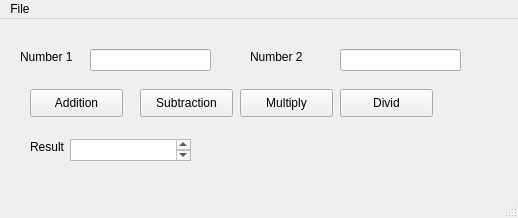
<?xml version="1.0" encoding="UTF-8"?>
<ui version="4.0">
 <class>MainWindow</class>
 <widget class="QMainWindow" name="MainWindow">
  <property name="geometry">
   <rect>
    <x>0</x>
    <y>0</y>
    <width>518</width>
    <height>218</height>
   </rect>
  </property>
  <property name="windowTitle">
   <string>MainWindow</string>
  </property>
  <property name="styleSheet">
   <string notr="true">/*
 * The MIT License (MIT)
 *
 * Copyright (c) &lt;2013-2014&gt; &lt;Colin Duquesnoy&gt;
 *
 * Permission is hereby granted, free of charge, to any person obtaining a copy
 * of this software and associated documentation files (the &quot;Software&quot;), to deal
 * in the Software without restriction, including without limitation the rights
 * to use, copy, modify, merge, publish, distribute, sublicense, and/or sell
 * copies of the Software, and to permit persons to whom the Software is
 * furnished to do so, subject to the following conditions:

 * The above copyright notice and this permission notice shall be included in
 * all copies or substantial portions of the Software.

 * THE SOFTWARE IS PROVIDED &quot;AS IS&quot;, WITHOUT WARRANTY OF ANY KIND, EXPRESS OR
 * IMPLIED, INCLUDING BUT NOT LIMITED TO THE WARRANTIES OF MERCHANTABILITY,
 * FITNESS FOR A PARTICULAR PURPOSE AND NONINFRINGEMENT. IN NO EVENT SHALL THE
 * AUTHORS OR COPYRIGHT HOLDERS BE LIABLE FOR ANY CLAIM, DAMAGES OR OTHER
 * LIABILITY, WHETHER IN AN ACTION OF CONTRACT, TORT OR OTHERWISE, ARISING FROM,
 * OUT OF OR IN CONNECTION WITH THE SOFTWARE OR THE USE OR OTHER DEALINGS IN
 * THE SOFTWARE.
 */

QProgressBar:horizontal {
    border: 1px solid #3A3939;
    text-align: center;
    padding: 1px;
    background: #201F1F;
}
QProgressBar::chunk:horizontal {
    background-color: qlineargradient(spread:reflect, x1:1, y1:0.545, x2:1, y2:0, stop:0 rgba(28, 66, 111, 255), stop:1 rgba(37, 87, 146, 255));
}

QToolTip
{
    border: 1px solid #3A3939;
    background-color: rgb(90, 102, 117);;
    color: white;
    padding: 1px;
    opacity: 200;
}

QWidget
{
    color: silver;
    background-color: #302F2F;
    selection-background-color:#3d8ec9;
    selection-color: black;
    background-clip: border;
    border-image: none;
    outline: 0;
}

QWidget:item:hover
{
    background-color: #78879b;
    color: black;
}

QWidget:item:selected
{
    background-color: #3d8ec9;
}

QCheckBox
{
    spacing: 5px;
    outline: none;
    color: #bbb;
    margin-bottom: 2px;
}

QCheckBox:disabled
{
    color: #777777;
}
QCheckBox::indicator,
QGroupBox::indicator
{
    width: 18px;
    height: 18px;
}
QGroupBox::indicator
{
    margin-left: 2px;
}

QCheckBox::indicator:unchecked,
QCheckBox::indicator:unchecked:hover,
QGroupBox::indicator:unchecked,
QGroupBox::indicator:unchecked:hover
{
    image: url(:/dark_blue/img/checkbox_unchecked.png);
}

QCheckBox::indicator:unchecked:focus,
QCheckBox::indicator:unchecked:pressed,
QGroupBox::indicator:unchecked:focus,
QGroupBox::indicator:unchecked:pressed
{
  border: none;
    image: url(:/dark_blue/img/checkbox_unchecked_focus.png);
}

QCheckBox::indicator:checked,
QCheckBox::indicator:checked:hover,
QGroupBox::indicator:checked,
QGroupBox::indicator:checked:hover
{
    image: url(:/dark_blue/img/checkbox_checked.png);
}

QCheckBox::indicator:checked:focus,
QCheckBox::indicator:checked:pressed,
QGroupBox::indicator:checked:focus,
QGroupBox::indicator:checked:pressed
{
  border: none;
    image: url(:/dark_blue/img/checkbox_checked_focus.png);
}

QCheckBox::indicator:indeterminate,
QCheckBox::indicator:indeterminate:hover,
QCheckBox::indicator:indeterminate:pressed
QGroupBox::indicator:indeterminate,
QGroupBox::indicator:indeterminate:hover,
QGroupBox::indicator:indeterminate:pressed
{
    image: url(:/dark_blue/img/checkbox_indeterminate.png);
}

QCheckBox::indicator:indeterminate:focus,
QGroupBox::indicator:indeterminate:focus
{
    image: url(:/dark_blue/img/checkbox_indeterminate_focus.png);
}

QCheckBox::indicator:checked:disabled,
QGroupBox::indicator:checked:disabled
{
    image: url(:/dark_blue/img/checkbox_checked_disabled.png);
}

QCheckBox::indicator:unchecked:disabled,
QGroupBox::indicator:unchecked:disabled
{
    image: url(:/dark_blue/img/checkbox_unchecked_disabled.png);
}

QRadioButton
{
    spacing: 5px;
    outline: none;
    color: #bbb;
    margin-bottom: 2px;
}

QRadioButton:disabled
{
    color: #777777;
}
QRadioButton::indicator
{
    width: 21px;
    height: 21px;
}

QRadioButton::indicator:unchecked,
QRadioButton::indicator:unchecked:hover
{
    image: url(:/dark_blue/img/radio_unchecked.png);
}

QRadioButton::indicator:unchecked:focus,
QRadioButton::indicator:unchecked:pressed
{
  border: none;
  outline: none;
    image: url(:/dark_blue/img/radio_unchecked_focus.png);
}

QRadioButton::indicator:checked,
QRadioButton::indicator:checked:hover
{
  border: none;
  outline: none;
    image: url(:/dark_blue/img/radio_checked.png);
}

QRadioButton::indicator:checked:focus,
QRadioButton::indicato::menu-arrowr:checked:pressed
{
  border: none;
  outline: none;
    image: url(:/dark_blue/img/radio_checked_focus.png);
}

QRadioButton::indicator:indeterminate,
QRadioButton::indicator:indeterminate:hover,
QRadioButton::indicator:indeterminate:pressed
{
        image: url(:/dark_blue/img/radio_indeterminate.png);
}

QRadioButton::indicator:checked:disabled
{
  outline: none;
  image: url(:/dark_blue/img/radio_checked_disabled.png);
}

QRadioButton::indicator:unchecked:disabled
{
    image: url(:/dark_blue/img/radio_unchecked_disabled.png);
}


QMenuBar
{
    background-color: #302F2F;
    color: silver;
}

QMenuBar::item
{
    background: transparent;
}

QMenuBar::item:selected
{
    background: transparent;
    border: 1px solid #3A3939;
}

QMenuBar::item:pressed
{
    border: 1px solid #3A3939;
    background-color: #3d8ec9;
    color: black;
    margin-bottom:-1px;
    padding-bottom:1px;
}

QMenu
{
    border: 1px solid #3A3939;
    color: silver;
    margin: 1px;
}

QMenu::icon
{
    margin: 1px;
}

QMenu::item
{
    padding: 2px 2px 2px 25px;
    margin-left: 5px;
    border: 1px solid transparent; /* reserve space for selection border */
}

QMenu::item:selected
{
    color: black;
}

QMenu::separator {
    height: 2px;
    background: lightblue;
    margin-left: 10px;
    margin-right: 5px;
}

QMenu::indicator {
    width: 16px;
    height: 16px;
}

/* non-exclusive indicator = check box style indicator
   (see QActionGroup::setExclusive) */
QMenu::indicator:non-exclusive:unchecked {
    image: url(:/dark_blue/img/checkbox_unchecked.png);
}

QMenu::indicator:non-exclusive:unchecked:selected {
    image: url(:/dark_blue/img/checkbox_unchecked_disabled.png);
}

QMenu::indicator:non-exclusive:checked {
    image: url(:/dark_blue/img/checkbox_checked.png);
}

QMenu::indicator:non-exclusive:checked:selected {
    image: url(:/dark_blue/img/checkbox_checked_disabled.png);
}

/* exclusive indicator = radio button style indicator (see QActionGroup::setExclusive) */
QMenu::indicator:exclusive:unchecked {
    image: url(:/dark_blue/img/radio_unchecked.png);
}

QMenu::indicator:exclusive:unchecked:selected {
    image: url(:/dark_blue/img/radio_unchecked_disabled.png);
}

QMenu::indicator:exclusive:checked {
    image: url(:/dark_blue/img/radio_checked.png);
}

QMenu::indicator:exclusive:checked:selected {
    image: url(:/dark_blue/img/radio_checked_disabled.png);
}

QMenu::right-arrow {
    margin: 5px;
    image: url(:/dark_blue/img/right_arrow.png)
}


QWidget:disabled
{
    color: #808080;
    background-color: #302F2F;
}

QAbstractItemView
{
    alternate-background-color: #3A3939;
    color: silver;
    border: 1px solid 3A3939;
    border-radius: 2px;
    padding: 1px;
}

QWidget:focus, QMenuBar:focus
{
    border: 1px solid #78879b;
}

QTabWidget:focus, QCheckBox:focus, QRadioButton:focus, QSlider:focus
{
    border: none;
}

QLineEdit
{
    background-color: #201F1F;
    padding: 2px;
    border-style: solid;
    border: 1px solid #3A3939;
    border-radius: 2px;
    color: silver;
}

QGroupBox {
    border:1px solid #3A3939;
    border-radius: 2px;
    margin-top: 20px;
    background-color: #302F2F;
    color: silver;
}

QGroupBox::title {
    subcontrol-origin: margin;
    subcontrol-position: top center;
    padding-left: 10px;
    padding-right: 10px;
    padding-top: 10px;
}

QAbstractScrollArea
{
    border-radius: 2px;
    border: 1px solid #3A3939;
    background-color: transparent;
}

QScrollBar:horizontal
{
    height: 15px;
    margin: 3px 15px 3px 15px;
    border: 1px transparent #2A2929;
    border-radius: 4px;
    background-color: #2A2929;
}

QScrollBar::handle:horizontal
{
    background-color: #605F5F;
    min-width: 5px;
    border-radius: 4px;
}

QScrollBar::add-line:horizontal
{
    margin: 0px 3px 0px 3px;
    border-image: url(:/dark_blue/img/right_arrow_disabled.png);
    width: 10px;
    height: 10px;
    subcontrol-position: right;
    subcontrol-origin: margin;
}

QScrollBar::sub-line:horizontal
{
    margin: 0px 3px 0px 3px;
    border-image: url(:/dark_blue/img/left_arrow_disabled.png);
    height: 10px;
    width: 10px;
    subcontrol-position: left;
    subcontrol-origin: margin;
}

QScrollBar::add-line:horizontal:hover,QScrollBar::add-line:horizontal:on
{
    border-image: url(:/dark_blue/img/right_arrow.png);
    height: 10px;
    width: 10px;
    subcontrol-position: right;
    subcontrol-origin: margin;
}


QScrollBar::sub-line:horizontal:hover, QScrollBar::sub-line:horizontal:on
{
    border-image: url(:/dark_blue/img/left_arrow.png);
    height: 10px;
    width: 10px;
    subcontrol-position: left;
    subcontrol-origin: margin;
}

QScrollBar::up-arrow:horizontal, QScrollBar::down-arrow:horizontal
{
    background: none;
}


QScrollBar::add-page:horizontal, QScrollBar::sub-page:horizontal
{
    background: none;
}

QScrollBar:vertical
{
    background-color: #2A2929;
    width: 15px;
    margin: 15px 3px 15px 3px;
    border: 1px transparent #2A2929;
    border-radius: 4px;
}

QScrollBar::handle:vertical
{
    background-color: #605F5F;
    min-height: 5px;
    border-radius: 4px;
}

QScrollBar::sub-line:vertical
{
    margin: 3px 0px 3px 0px;
    border-image: url(:/dark_blue/img/up_arrow_disabled.png);
    height: 10px;
    width: 10px;
    subcontrol-position: top;
    subcontrol-origin: margin;
}

QScrollBar::add-line:vertical
{
    margin: 3px 0px 3px 0px;
    border-image: url(:/dark_blue/img/down_arrow_disabled.png);
    height: 10px;
    width: 10px;
    subcontrol-position: bottom;
    subcontrol-origin: margin;
}

QScrollBar::sub-line:vertical:hover,QScrollBar::sub-line:vertical:on
{

    border-image: url(:/dark_blue/img/up_arrow.png);
    height: 10px;
    width: 10px;
    subcontrol-position: top;
    subcontrol-origin: margin;
}


QScrollBar::add-line:vertical:hover, QScrollBar::add-line:vertical:on
{
    border-image: url(:/dark_blue/img/down_arrow.png);
    height: 10px;
    width: 10px;
    subcontrol-position: bottom;
    subcontrol-origin: margin;
}

QScrollBar::up-arrow:vertical, QScrollBar::down-arrow:vertical
{
    background: none;
}


QScrollBar::add-page:vertical, QScrollBar::sub-page:vertical
{
    background: none;
}

QTextEdit
{
    background-color: #201F1F;
    color: silver;
    border: 1px solid #3A3939;
}

QPlainTextEdit
{
    background-color: #201F1F;;
    color: silver;
    border-radius: 2px;
    border: 1px solid #3A3939;
}

QHeaderView::section
{
    background-color: #3A3939;
    color: silver;
    padding-left: 4px;
    border: 1px solid #6c6c6c;
}

QSizeGrip {
    image: url(:/dark_blue/img/sizegrip.png);
    width: 12px;
    height: 12px;
}

QMainWindow
{
    background-color: #302F2F;

}

QMainWindow::separator
{
    background-color: #302F2F;
    color: white;
    padding-left: 4px;
    spacing: 2px;
    border: 1px dashed #3A3939;
}

QMainWindow::separator:hover
{

    background-color: #787876;
    color: white;
    padding-left: 4px;
    border: 1px solid #3A3939;
    spacing: 2px;
}


QMenu::separator
{
    height: 1px;
    background-color: #3A3939;
    color: white;
    padding-left: 4px;
    margin-left: 10px;
    margin-right: 5px;
}


QFrame
{
    border-radius: 2px;
    border: 1px solid #444;
}

QFrame[frameShape=&quot;0&quot;]
{
    border-radius: 2px;
    border: 1px transparent #444;
}

QStackedWidget
{
    background-color: #302F2F;
    border: 1px transparent black;
}

QToolBar {
    border: 1px transparent #393838;
    background: 1px solid #302F2F;
    font-weight: bold;
}

QToolBar::handle:horizontal {
    image: url(:/dark_blue/img/Hmovetoolbar.png);
}
QToolBar::handle:vertical {
    image: url(:/dark_blue/img/Vmovetoolbar.png);
}
QToolBar::separator:horizontal {
    image: url(:/dark_blue/img/Hsepartoolbar.png);
}
QToolBar::separator:vertical {
    image: url(:/dark_blue/img/Vsepartoolbars.png);
}

QPushButton
{
    color: silver;
    background-color: #302F2F;
    border-width: 2px;
    border-color: #4A4949;
    border-style: solid;
    padding-top: 2px;
    padding-bottom: 2px;
    padding-left: 10px;
    padding-right: 10px;
    border-radius: 4px;
    /* outline: none; */
    /* min-width: 40px; */
}

QPushButton:disabled
{
    background-color: #302F2F;
    border-width: 2px;
    border-color: #3A3939;
    border-style: solid;
    padding-top: 2px;
    padding-bottom: 2px;
    padding-left: 10px;
    padding-right: 10px;
    /*border-radius: 2px;*/
    color: #808080;
}

QPushButton:focus {
    background-color: #3d8ec9;
    color: white;
}

QComboBox
{
    selection-background-color: #3d8ec9;
    background-color: #201F1F;
    border-style: solid;
    border: 1px solid #3A3939;
    border-radius: 2px;
    padding: 2px;
    min-width: 75px;
}

QPushButton:checked{
    background-color: #4A4949;
    border-color: #6A6969;
}

QPushButton:hover {
    border: 2px solid #78879b;
    color: silver;
}

QComboBox:hover, QAbstractSpinBox:hover,QLineEdit:hover,QTextEdit:hover,QPlainTextEdit:hover,QAbstractView:hover,QTreeView:hover
{
    border: 1px solid #78879b;
    color: silver;
}

QComboBox:on
{
    background-color: #626873;
    padding-top: 3px;
    padding-left: 4px;
    selection-background-color: #4a4a4a;
}

QComboBox QAbstractItemView
{
    background-color: #201F1F;
    border-radius: 2px;
    border: 1px solid #444;
    selection-background-color: #3d8ec9;
    color: silver;
}

QComboBox::drop-down
{
    subcontrol-origin: padding;
    subcontrol-position: top right;
    width: 15px;

    border-left-width: 0px;
    border-left-color: darkgray;
    border-left-style: solid;
    border-top-right-radius: 3px;
    border-bottom-right-radius: 3px;
}

QComboBox::down-arrow
{
    image: url(:/dark_blue/img/down_arrow_disabled.png);
}

QComboBox::down-arrow:on, QComboBox::down-arrow:hover,
QComboBox::down-arrow:focus
{
    image: url(:/dark_blue/img/down_arrow.png);
}

QPushButton:pressed
{
    background-color: #484846;
}

QAbstractSpinBox {
    padding-top: 2px;
    padding-bottom: 2px;
    border: 1px solid #3A3939;
    background-color: #201F1F;
    color: silver;
    border-radius: 2px;
    min-width: 75px;
}

QAbstractSpinBox:up-button
{
    background-color: transparent;
    subcontrol-origin: border;
    subcontrol-position: top right;
}

QAbstractSpinBox:down-button
{
    background-color: transparent;
    subcontrol-origin: border;
    subcontrol-position: bottom right;
}

QAbstractSpinBox::up-arrow,QAbstractSpinBox::up-arrow:disabled,QAbstractSpinBox::up-arrow:off {
    image: url(:/dark_blue/img/up_arrow_disabled.png);
    width: 10px;
    height: 10px;
}
QAbstractSpinBox::up-arrow:hover
{
    image: url(:/dark_blue/img/up_arrow.png);
}


QAbstractSpinBox::down-arrow,QAbstractSpinBox::down-arrow:disabled,QAbstractSpinBox::down-arrow:off
{
    image: url(:/dark_blue/img/down_arrow_disabled.png);
    width: 10px;
    height: 10px;
}
QAbstractSpinBox::down-arrow:hover
{
    image: url(:/dark_blue/img/down_arrow.png);
}


QLabel
{
    border: 0px solid black;
}

QTabWidget{
    border: 1px transparent black;
}

QTabWidget::pane {
    border: 1px solid #444;
    border-radius: 3px;
    padding: 3px;
}

QTabBar
{
    qproperty-drawBase: 0;
    left: 5px; /* move to the right by 5px */
}

QTabBar:focus
{
    border: 0px transparent black;
}

QTabBar::close-button  {
    image: url(:/dark_blue/img/close.png);
    background: transparent;
}

QTabBar::close-button:hover
{
    image: url(:/dark_blue/img/close-hover.png);
    background: transparent;
}

QTabBar::close-button:pressed {
    image: url(:/dark_blue/img/close-pressed.png);
    background: transparent;
}

/* TOP TABS */
QTabBar::tab:top {
    color: #b1b1b1;
    border: 1px solid #4A4949;
    border-bottom: 1px transparent black;
    background-color: #302F2F;
    padding: 5px;
    border-top-left-radius: 2px;
    border-top-right-radius: 2px;
}

QTabBar::tab:top:!selected
{
    color: #b1b1b1;
    background-color: #201F1F;
    border: 1px transparent #4A4949;
    border-bottom: 1px transparent #4A4949;
    border-top-left-radius: 0px;
    border-top-right-radius: 0px;
}

QTabBar::tab:top:!selected:hover {
    background-color: #48576b;
}

/* BOTTOM TABS */
QTabBar::tab:bottom {
    color: #b1b1b1;
    border: 1px solid #4A4949;
    border-top: 1px transparent black;
    background-color: #302F2F;
    padding: 5px;
    border-bottom-left-radius: 2px;
    border-bottom-right-radius: 2px;
}

QTabBar::tab:bottom:!selected
{
    color: #b1b1b1;
    background-color: #201F1F;
    border: 1px transparent #4A4949;
    border-top: 1px transparent #4A4949;
    border-bottom-left-radius: 0px;
    border-bottom-right-radius: 0px;
}

QTabBar::tab:bottom:!selected:hover {
    background-color: #78879b;
}

/* LEFT TABS */
QTabBar::tab:left {
    color: #b1b1b1;
    border: 1px solid #4A4949;
    border-left: 1px transparent black;
    background-color: #302F2F;
    padding: 5px;
    border-top-right-radius: 2px;
    border-bottom-right-radius: 2px;
}

QTabBar::tab:left:!selected
{
    color: #b1b1b1;
    background-color: #201F1F;
    border: 1px transparent #4A4949;
    border-right: 1px transparent #4A4949;
    border-top-right-radius: 0px;
    border-bottom-right-radius: 0px;
}

QTabBar::tab:left:!selected:hover {
    background-color: #48576b;
}


/* RIGHT TABS */
QTabBar::tab:right {
    color: #b1b1b1;
    border: 1px solid #4A4949;
    border-right: 1px transparent black;
    background-color: #302F2F;
    padding: 5px;
    border-top-left-radius: 2px;
    border-bottom-left-radius: 2px;
}

QTabBar::tab:right:!selected
{
    color: #b1b1b1;
    background-color: #201F1F;
    border: 1px transparent #4A4949;
    border-right: 1px transparent #4A4949;
    border-top-left-radius: 0px;
    border-bottom-left-radius: 0px;
}

QTabBar::tab:right:!selected:hover {
    background-color: #48576b;
}

QTabBar QToolButton::right-arrow:enabled {
     image: url(:/dark_blue/img/right_arrow.png);
 }

 QTabBar QToolButton::left-arrow:enabled {
     image: url(:/dark_blue/img/left_arrow.png);
 }

QTabBar QToolButton::right-arrow:disabled {
     image: url(:/dark_blue/img/right_arrow_disabled.png);
 }

 QTabBar QToolButton::left-arrow:disabled {
     image: url(:/dark_blue/img/left_arrow_disabled.png);
 }


QDockWidget {
    border: 1px solid #403F3F;
    titlebar-close-icon: url(:/dark_blue/img/close.png);
    titlebar-normal-icon: url(:/dark_blue/img/undock.png);
}

QDockWidget::close-button, QDockWidget::float-button {
    border: 1px solid transparent;
    border-radius: 2px;
    background: transparent;
}

QDockWidget::close-button:hover, QDockWidget::float-button:hover {
    background: rgba(255, 255, 255, 10);
}

QDockWidget::close-button:pressed, QDockWidget::float-button:pressed {
    padding: 1px -1px -1px 1px;
    background: rgba(255, 255, 255, 10);
}

QTreeView, QListView, QTextBrowser, AtLineEdit, AtLineEdit::hover {
    border: 1px solid #444;
    background-color: silver;
    border-radius: 3px;
    margin-left: 3px;
    color: black;
}

QTreeView:branch:selected, QTreeView:branch:hover {
    background: url(:/dark_blue/img/transparent.png);
}

QTreeView::branch:has-siblings:!adjoins-item {
    border-image: url(:/dark_blue/img/transparent.png);
}

QTreeView::branch:has-siblings:adjoins-item {
    border-image: url(:/dark_blue/img/transparent.png);
}

QTreeView::branch:!has-children:!has-siblings:adjoins-item {
    border-image: url(:/dark_blue/img/transparent.png);
}

QTreeView::branch:has-children:!has-siblings:closed,
QTreeView::branch:closed:has-children:has-siblings {
    image: url(:/dark_blue/img/branch_closed.png);
}

QTreeView::branch:open:has-children:!has-siblings,
QTreeView::branch:open:has-children:has-siblings  {
    image: url(:/dark_blue/img/branch_open.png);
}

QTreeView::branch:has-children:!has-siblings:closed:hover,
QTreeView::branch:closed:has-children:has-siblings:hover {
    image: url(:/dark_blue/img/branch_closed-on.png);
    }

QTreeView::branch:open:has-children:!has-siblings:hover,
QTreeView::branch:open:has-children:has-siblings:hover  {
    image: url(:/dark_blue/img/branch_open-on.png);
    }

QListView::item:!selected:hover, QListView::item:!selected:hover, QTreeView::item:!selected:hover  {
    background: rgba(0, 0, 0, 0);
    outline: 0;
    color: #FFFFFF
}

QListView::item:selected:hover, QListView::item:selected:hover, QTreeView::item:selected:hover  {
    background: #3d8ec9;
    color: #FFFFFF;
}

QSlider::groove:horizontal {
    border: 1px solid #3A3939;
    height: 8px;
    background: #201F1F;
    margin: 2px 0;
    border-radius: 2px;
}

QSlider::handle:horizontal {
    background: QLinearGradient( x1: 0, y1: 0, x2: 0, y2: 1,
      stop: 0.0 silver, stop: 0.2 #a8a8a8, stop: 1 #727272);
    border: 1px solid #3A3939;
    width: 14px;
    height: 14px;
    margin: -4px 0;
    border-radius: 2px;
}

QSlider::groove:vertical {
    border: 1px solid #3A3939;
    width: 8px;
    background: #201F1F;
    margin: 0 0px;
    border-radius: 2px;
}

QSlider::handle:vertical {
    background: QLinearGradient( x1: 0, y1: 0, x2: 0, y2: 1, stop: 0.0 silver,
    stop: 0.2 #a8a8a8, stop: 1 #727272);
    border: 1px solid #3A3939;
    width: 14px;
    height: 14px;
    margin: 0 -4px;
    border-radius: 2px;
}

QToolButton {
    /*  background-color: transparent; */
    border: 2px transparent #4A4949;
    border-radius: 4px;
    background-color: dimgray;
    margin: 2px;
    padding: 2px;
}

QToolButton[popupMode=&quot;1&quot;] { /* only for MenuButtonPopup */
 padding-right: 20px; /* make way for the popup button */
 border: 2px transparent #4A4949;
 border-radius: 4px;
}

QToolButton[popupMode=&quot;2&quot;] { /* only for InstantPopup */
 padding-right: 10px; /* make way for the popup button */
 border: 2px transparent #4A4949;
}


QToolButton:hover, QToolButton::menu-button:hover {
    border: 2px solid #78879b;
}

QToolButton:checked, QToolButton:pressed,
    QToolButton::menu-button:pressed {
    background-color: #4A4949;
    border: 2px solid #78879b;
}

/* the subcontrol below is used only in the InstantPopup or DelayedPopup mode */
QToolButton::menu-indicator {
    image: url(:/dark_blue/img/down_arrow.png);
    top: -7px; left: -2px; /* shift it a bit */
}

/* the subcontrols below are used only in the MenuButtonPopup mode */
QToolButton::menu-button {
    border: 1px transparent #4A4949;
    border-top-right-radius: 6px;
    border-bottom-right-radius: 6px;
    /* 16px width + 4px for border = 20px allocated above */
    width: 16px;
    outline: none;
}

QToolButton::menu-arrow {
    image: url(:/dark_blue/img/down_arrow.png);
}

QToolButton::menu-arrow:open {
    top: 1px; left: 1px; /* shift it a bit */
    border: 1px solid #3A3939;
}

QPushButton::menu-indicator  {
    subcontrol-origin: padding;
    subcontrol-position: bottom right;
    left: 4px;
}

QTableView
{
    border: 1px solid #444;
    gridline-color: #6c6c6c;
    background-color: #201F1F;
}


QTableView, QHeaderView
{
    border-radius: 0px;
}

QTableView::item:pressed, QListView::item:pressed, QTreeView::item:pressed  {
    background: #78879b;
    color: #FFFFFF;
}

QTableView::item:selected:active, QTreeView::item:selected:active, QListView::item:selected:active  {
    background: #3d8ec9;
    color: #FFFFFF;
}


QHeaderView
{
    border: 1px transparent;
    border-radius: 2px;
    margin: 0px;
    padding: 0px;
}

QHeaderView::section  {
    background-color: #3A3939;
    color: silver;
    padding: 4px;
    border: 1px solid #6c6c6c;
    border-radius: 0px;
    text-align: center;
}

QHeaderView::section::vertical::first, QHeaderView::section::vertical::only-one
{
    border-top: 1px solid #6c6c6c;
}

QHeaderView::section::vertical
{
    border-top: transparent;
}

QHeaderView::section::horizontal::first, QHeaderView::section::horizontal::only-one
{
    border-left: 1px solid #6c6c6c;
}

QHeaderView::section::horizontal
{
    border-left: transparent;
}


QHeaderView::section:checked
 {
    color: white;
    background-color: #5A5959;
 }

 /* style the sort indicator */
QHeaderView::down-arrow {
    image: url(:/dark_blue/img/down_arrow.png);
}

QHeaderView::up-arrow {
    image: url(:/dark_blue/img/up_arrow.png);
}


QTableCornerButton::section {
    background-color: #3A3939;
    border: 1px solid #3A3939;
    border-radius: 2px;
}

QToolBox  {
    padding: 3px;
    border: 1px transparent black;
}

QToolBox::tab {
    color: #b1b1b1;
    background-color: #302F2F;
    border: 1px solid #4A4949;
    border-bottom: 1px transparent #302F2F;
    border-top-left-radius: 5px;
    border-top-right-radius: 5px;
}

 QToolBox::tab:selected { /* italicize selected tabs */
    font: italic;
    background-color: #302F2F;
    border-color: #3d8ec9;
 }

QStatusBar::item {
    border: 1px solid #3A3939;
    border-radius: 2px;
 }


QFrame[height=&quot;3&quot;], QFrame[width=&quot;3&quot;] {
    background-color: #AAA;
}


QSplitter::handle {
    border: 1px dashed #3A3939;
}

QSplitter::handle:hover {
    background-color: #787876;
    border: 1px solid #3A3939;
}

QSplitter::handle:horizontal {
    width: 1px;
}

QSplitter::handle:vertical {
    height: 1px;
}

QListWidget {
    background-color: silver;
    border-radius: 5px;
    margin-left: 5px;
}

QListWidget::item {
    color: black;
}

QMessageBox {
    messagebox-critical-icon	: url(:/dark_blue/img/critical.png);
    messagebox-information-icon	: url(:/dark_blue/img/information.png);
    messagebox-question-icon	: url(:/dark_blue/img/question.png);
    messagebox-warning-icon:    : url(:/dark_blue/img/warning.png);
}

ColorButton::enabled {
    border-radius: 0px;
    border: 1px solid #444444;
}

ColorButton::disabled {
    border-radius: 0px;
    border: 1px solid #AAAAAA;
}</string>
  </property>
  <widget class="QWidget" name="centralwidget">
   <widget class="QPushButton" name="Div">
    <property name="geometry">
     <rect>
      <x>340</x>
      <y>70</y>
      <width>93</width>
      <height>28</height>
     </rect>
    </property>
    <property name="text">
     <string>Divid</string>
    </property>
   </widget>
   <widget class="QLineEdit" name="Number1">
    <property name="geometry">
     <rect>
      <x>90</x>
      <y>30</y>
      <width>121</width>
      <height>22</height>
     </rect>
    </property>
   </widget>
   <widget class="QLineEdit" name="Number2">
    <property name="geometry">
     <rect>
      <x>340</x>
      <y>30</y>
      <width>121</width>
      <height>22</height>
     </rect>
    </property>
   </widget>
   <widget class="QPushButton" name="Mul">
    <property name="geometry">
     <rect>
      <x>240</x>
      <y>70</y>
      <width>93</width>
      <height>28</height>
     </rect>
    </property>
    <property name="text">
     <string>Multiply</string>
    </property>
   </widget>
   <widget class="QPushButton" name="Sub">
    <property name="geometry">
     <rect>
      <x>140</x>
      <y>70</y>
      <width>93</width>
      <height>28</height>
     </rect>
    </property>
    <property name="text">
     <string>Subtraction</string>
    </property>
   </widget>
   <widget class="QPushButton" name="Add">
    <property name="geometry">
     <rect>
      <x>30</x>
      <y>70</y>
      <width>93</width>
      <height>28</height>
     </rect>
    </property>
    <property name="text">
     <string>Addition</string>
    </property>
   </widget>
   <widget class="QLabel" name="label">
    <property name="geometry">
     <rect>
      <x>20</x>
      <y>30</y>
      <width>55</width>
      <height>16</height>
     </rect>
    </property>
    <property name="text">
     <string>Number 1</string>
    </property>
   </widget>
   <widget class="QLabel" name="label_2">
    <property name="geometry">
     <rect>
      <x>250</x>
      <y>30</y>
      <width>55</width>
      <height>16</height>
     </rect>
    </property>
    <property name="text">
     <string>Number 2</string>
    </property>
   </widget>
   <widget class="QLabel" name="Resultlabel">
    <property name="geometry">
     <rect>
      <x>30</x>
      <y>120</y>
      <width>55</width>
      <height>16</height>
     </rect>
    </property>
    <property name="text">
     <string>Result</string>
    </property>
   </widget>
   <widget class="QTextBrowser" name="ResultBox">
    <property name="geometry">
     <rect>
      <x>70</x>
      <y>120</y>
      <width>121</width>
      <height>22</height>
     </rect>
    </property>
   </widget>
  </widget>
  <widget class="QMenuBar" name="menubar">
   <property name="geometry">
    <rect>
     <x>0</x>
     <y>0</y>
     <width>518</width>
     <height>26</height>
    </rect>
   </property>
   <widget class="QMenu" name="menuFile">
    <property name="title">
     <string>File</string>
    </property>
    <addaction name="actionExit"/>
   </widget>
   <addaction name="menuFile"/>
  </widget>
  <widget class="QStatusBar" name="statusbar"/>
  <action name="actionExit">
   <property name="text">
    <string>Exit</string>
   </property>
  </action>
 </widget>
 <resources/>
 <connections/>
</ui>
